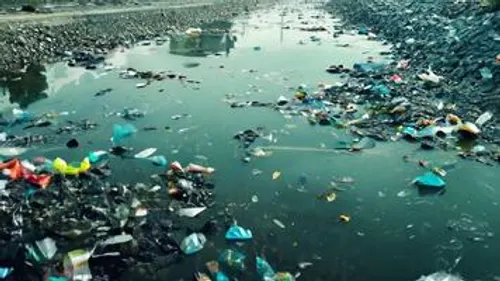
#> input picture Input/input10.webp, 500 x 281 px
$ python -i water_surface_engine.py   (imports and definitions only)
#> lines starting #> are read from the running program, lines starting #| are printed output that depends on the picture; after the words box and inside, x2 and y2 are one past the last pixel; in counts of white or black regions, pixels touching at a corner belong together
#> further down, picture is the input picture: shape (281, 500, 3); mean B, G, R 109.2, 116.2, 80.1
"""
Water Surface Aware & Class-Agnostic Floating Waste Detection Engine
--------------------------------------------------------------------
Provides water surface segmentation, environmental false-positive filtering,
class-agnostic floating waste detection, complete-object bounding box fusion,
confidence tiering, and multi-frame object tracking.
"""

import math
import time
import numpy as np
import cv2


class WaterSurfaceDetector:
    """
    Analyzes image color (HSV/Lab), texture gradients, and non-aquatic semantics
    (human faces, document/poster text, stone carvings) to segment the water body mask.
    """

    @staticmethod
    def detect_water_mask(img_bgr: np.ndarray) -> tuple[np.ndarray, dict]:
        """
        Generates a binary water mask (255 = water, 0 = non-water)
        and computes water surface coverage metrics.
        """
        h, w = img_bgr.shape[:2]
#> h = 281; w = 500
        total_pixels = float(h * w)
#> total_pixels = 140500

        # 1. Convert to HSV, Lab color spaces, and grayscale
        hsv = cv2.cvtColor(img_bgr, cv2.COLOR_BGR2HSV)
#> hsv: shape (281, 500, 3); mean H, S, V 83.5, 100.5, 117.5
        lab = cv2.cvtColor(img_bgr, cv2.COLOR_BGR2LAB)
#> lab: shape (281, 500, 3); mean of channels 0, 1, 2 115.6, 114.2, 127.8
        gray = cv2.cvtColor(img_bgr, cv2.COLOR_BGR2GRAY)

        # 2. Check for Non-Aquatic Semantic Features: Human Faces & Document/Poster Text
        has_human_face = False
        try:
            cascade_path = cv2.data.haarcascades + 'haarcascade_frontalface_default.xml'
            face_cascade = cv2.CascadeClassifier(cascade_path)
            gray_small = cv2.resize(gray, (0, 0), fx=0.5, fy=0.5) if (h > 400 or w > 400) else gray
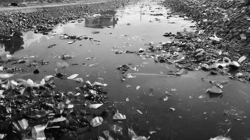
#> gray_small: shape (140, 250); min 4, max 252, mean 104.9
            faces = face_cascade.detectMultiScale(gray_small, scaleFactor=1.1, minNeighbors=3, minSize=(18, 18))
#> faces = ()
            if len(faces) > 0:
                has_human_face = True
        except Exception:
            pass

        # Document/Poster check: High concentration of text lines & white/cream paper background
        is_document_poster = False
        paper_bg = cv2.inRange(img_bgr, np.array([200, 200, 200]), np.array([255, 255, 255]))
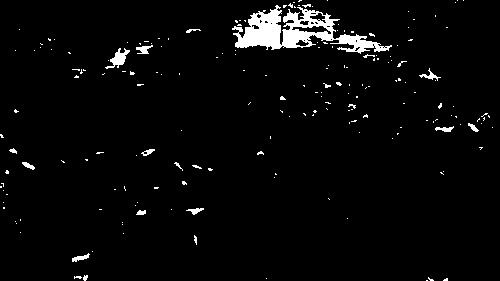
#> paper_bg: shape (281, 500); 3.3% white; 191 white regions (173 under 20 px), largest, box (x1, y1, x2, y2) and area: (232, 5, 392, 54) 3015, (105, 48, 130, 69) 206, (136, 45, 153, 54) 84
        paper_pct = (np.count_nonzero(paper_bg) / total_pixels) * 100.0
#> paper_pct = 3.31
        if paper_pct > 25.0:
            is_document_poster = True

        # 3. Water detection heuristics:
        # Aquatic water (blue, cyan, turquoise, aquamarine, green water)
        water_color1 = cv2.inRange(hsv, np.array([35, 20, 20]), np.array([135, 255, 250]))
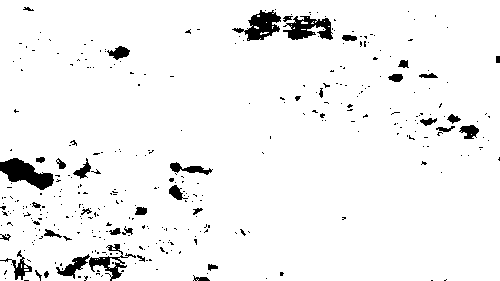
#> water_color1: shape (281, 500); 95.3% white; 361 black regions (323 under 20 px), largest, box (x1, y1, x2, y2) and area: (0, 158, 54, 190) 903, (232, 10, 281, 41) 712, (283, 16, 333, 40) 690

        # Count true aquatic hue pixels (blue/cyan/green/aquamarine)
        aquatic_hue_px = float(np.count_nonzero(water_color1))
#> aquatic_hue_px = 133942
        aquatic_hue_pct = (aquatic_hue_px / total_pixels) * 100.0
#> aquatic_hue_pct = 95.33

        # Muddy / Brownish river water (Hue 10 - 28)
        water_color2 = cv2.inRange(hsv, np.array([10, 45, 25]), np.array([28, 200, 210]))
#> water_color2: shape (281, 500); 0.26% white in thin lines or dots, all inside (x1, y1, x2, y2) = (0, 58, 500, 281)

        # Combine candidate water regions
        candidate_water = cv2.bitwise_or(water_color1, water_color2)
#> candidate_water: shape (281, 500); 95.6% white; 378 black regions (344 under 20 px), largest, box (x1, y1, x2, y2) and area: (0, 159, 53, 190) 798, (232, 10, 281, 41) 712, (283, 16, 333, 40) 690

        # 4. Lab Color Space Warm Earth Tone Filtering:
        # Human skin tones, brown studio backdrops, wooden chairs, tan clothing, and sandstone
        # possess strong reddish-yellowish chroma (a > 129 and b > 131 in OpenCV Lab scale).
        warm_earth_mask = cv2.inRange(lab, np.array([0, 129, 131]), np.array([255, 255, 255]))
#> warm_earth_mask: shape (281, 500); 0.7% white; 16 white regions (12 under 20 px), largest, box (x1, y1, x2, y2) and area: (0, 158, 53, 189) 741, (187, 167, 204, 172) 52, (171, 164, 180, 172) 45, (422, 120, 431, 125) 29
        candidate_water = cv2.bitwise_and(candidate_water, cv2.bitwise_not(warm_earth_mask))
#> candidate_water: shape (281, 500); 95.5% white; 367 black regions (331 under 20 px), largest, box (x1, y1, x2, y2) and area: (0, 158, 53, 190) 891, (232, 10, 281, 41) 712, (283, 16, 333, 40) 690

        # 4. Edge density analysis:
        # Water surface generally has low edge density compared to cluttered land/stone carvings/buildings/foliage/text.
        blur = cv2.GaussianBlur(gray, (5, 5), 0)
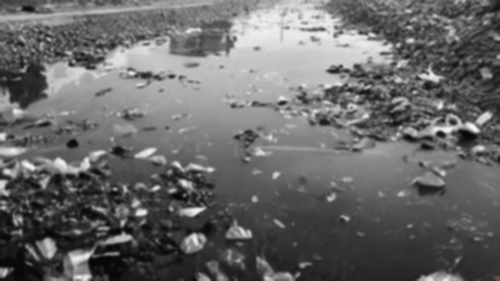
#> blur: shape (281, 500); min 5, max 246, mean 104.6
        edges = cv2.Canny(blur, 25, 80)
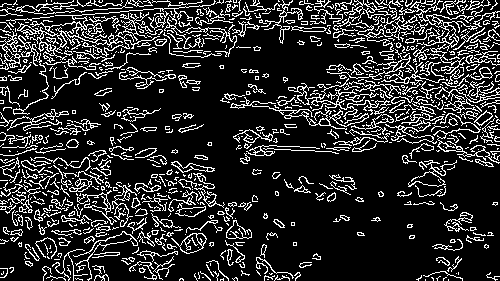
#> edges: shape (281, 500); 17.5% white in thin lines or dots

        # Dilate edges to identify high-texture non-water regions (carved stone reliefs, human hair, clothes, text)
        kernel = cv2.getStructuringElement(cv2.MORPH_RECT, (11, 11))
        high_texture = cv2.dilate(edges, kernel, iterations=2)
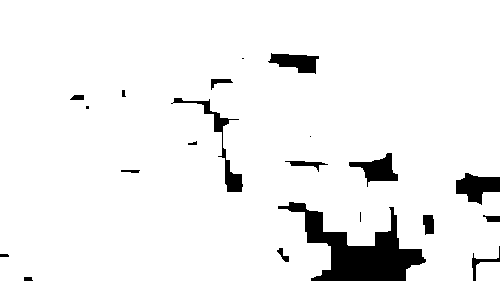
#> high_texture: shape (281, 500); 93.8% white; 21 black regions (4 under 20 px), largest, box (x1, y1, x2, y2) and area: (278, 202, 426, 281) 4561, (456, 173, 500, 205) 847, (171, 98, 243, 192) 826

        # Refine water mask: Keep candidate water that is not high-texture land/architecture
        water_mask = cv2.bitwise_and(candidate_water, cv2.bitwise_not(high_texture))

        # 5. Morphological clean-up
        close_kernel = cv2.getStructuringElement(cv2.MORPH_ELLIPSE, (19, 19))
        open_kernel = cv2.getStructuringElement(cv2.MORPH_ELLIPSE, (11, 11))

        water_mask = cv2.morphologyEx(water_mask, cv2.MORPH_CLOSE, close_kernel)
#> water_mask: shape (281, 500); 6.6% white; 20 white regions (3 under 20 px), largest, box (x1, y1, x2, y2) and area: (278, 202, 426, 281) 4786, (171, 98, 243, 192) 982, (456, 173, 500, 205) 895
        water_mask = cv2.morphologyEx(water_mask, cv2.MORPH_OPEN, open_kernel)
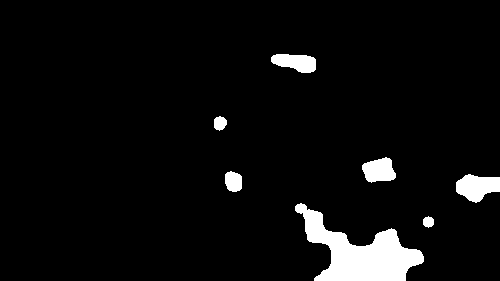
#> water_mask: shape (281, 500); 5.1% white; 7 white regions, largest, box (x1, y1, x2, y2) and area: (295, 203, 424, 281) 4479, (456, 174, 500, 203) 863, (362, 157, 396, 183) 636

        water_pixel_count = float(np.count_nonzero(water_mask))
#> water_pixel_count = 7141
        water_pct = round((water_pixel_count / total_pixels) * 100.0, 1)
#> water_pct = 5.1

        # Strict Non-Aquatic Validation Rule:
        # A valid water scene MUST have at least 1.5% true aquatic hue (blue/cyan/green water)
        # OR at least 12.0% water surface coverage without human faces or document paper backgrounds.
        # Human portraits, ID photos, posters, documents, and dry stone carvings possess 0% aquatic hue.
        if has_human_face or is_document_poster:
            has_water_surface = (aquatic_hue_pct >= 2.5)  # Require clear aquatic water if a person/text is present
        else:
            has_water_surface = (aquatic_hue_pct >= 1.2 or water_pct >= 10.0)
#> has_water_surface = True

        if not has_water_surface:
            water_mask = np.zeros((h, w), dtype=np.uint8)
            water_pct = 0.0
            water_pixel_count = 0.0

        metrics = {
            "water_area_px": int(water_pixel_count),
            "water_surface_pct": water_pct,
            "total_pixels": int(total_pixels),
            "has_water_surface": has_water_surface,
            "aquatic_hue_pct": round(aquatic_hue_pct, 1),
            "has_human_face": has_human_face,
            "is_document_poster": is_document_poster
        }
#> metrics = {'water_area_px': 7141, 'water_surface_pct': 5.1, 'total_pixels': 140500, 'has_water_surface': True, 'aquatic_hue_pct': 95.3, 'has_human_face': False, 'is_document_poster': False}

        return water_mask, metrics

    # [28 lines left out: function is_environmental_false_positive, not called in this run]


class FloatingWasteEngine:
    """
    Main detection logic engine for water-surface-aware, class-agnostic,
    and unknown floating waste detection.
    """

    # [219 lines left out: functions __init__, process_detections, not called in this run]


class FloatingWasteClusterer:
    """
    Performs spatial proximity clustering & connected region fusion on floating waste candidates.
    Groups touching / closely adjacent waste candidates into unified continuous floating waste regions
    (e.g., Large Accumulation Regions, Floating Clusters, or Single Objects) and extracts irregular outer contours.
    """

    # [113 lines left out: function cluster_and_segment, not called in this run]


class FloatingWasteTracker:
    """
    Simple Online Centroid & IOU Tracker for live video / camera streams.
    Assigns persistent tracking IDs e.g. "Floating Waste #001", "Floating Waste #002".
    """

    # [139 lines left out: functions __init__, update, get_metrics, not called in this run]

>>> import cv2
>>> picture = cv2.imread('Input/input10.webp')
>>> result = WaterSurfaceDetector().detect_water_mask(picture)

$ run again, on Input/input2.webp
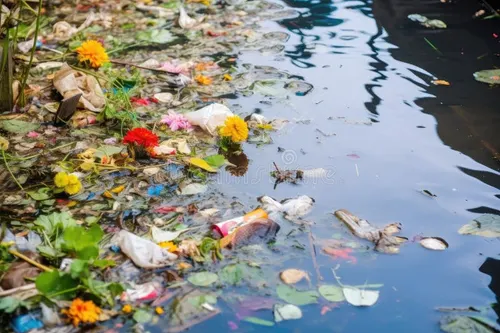
#> input picture Input/input2.webp, 500 x 333 px
#> picture is the input picture: shape (333, 500, 3); mean B, G, R 132.8, 138.3, 134.4
#> hsv: shape (333, 500, 3); mean H, S, V 70.4, 80.5, 157.1
#> lab: shape (333, 500, 3); mean of channels 0, 1, 2 144.6, 127.3, 130.8
#> faces = ()
#> in detect_water_mask, `paper_bg = cv2.inRange(img_bgr, np.array([200, 200, 200]), np.array([2..`:
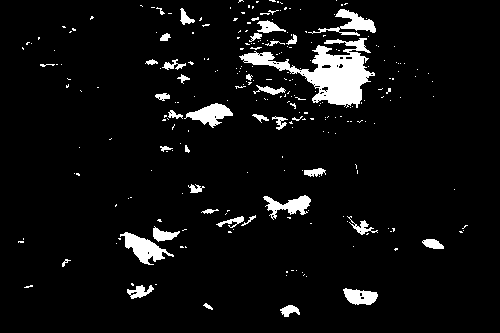
#> paper_bg: shape (333, 500); 5.8% white; 261 white regions (222 under 20 px), largest, box (x1, y1, x2, y2) and area: (239, 38, 375, 108) 3394, (120, 232, 174, 265) 736, (308, 9, 376, 36) 606
#> paper_pct = 5.85
#> water_color1: shape (333, 500); 55% white; 100 black regions (71 under 20 px), largest, box (x1, y1, x2, y2) and area: (0, 0, 312, 333) 66477, (432, 92, 500, 168) 2940, (334, 209, 406, 253) 1250
#> aquatic_hue_px = 91497
#> aquatic_hue_pct = 54.95
#> water_color2: shape (333, 500); 18.5% white; 203 white regions (160 under 20 px), largest, box (x1, y1, x2, y2) and area: (0, 0, 170, 239) 19063, (107, 52, 233, 193) 4530, (0, 249, 53, 300) 1281
#> warm_earth_mask: shape (333, 500); 19.6% white; 197 white regions (142 under 20 px), largest, box (x1, y1, x2, y2) and area: (0, 62, 113, 188) 6641, (99, 77, 269, 201) 5644, (38, 0, 167, 47) 2901
#> edges: shape (333, 500); 17.7% white in thin lines or dots
#> high_texture: shape (333, 500); 90.1% white; 13 black regions (2 under 20 px), largest, box (x1, y1, x2, y2) and area: (324, 66, 457, 226) 7589, (284, 244, 478, 333) 5601, (445, 64, 500, 141) 2016
#> in detect_water_mask, `water_mask = cv2.morphologyEx(water_mask, cv2.MORPH_OPEN, open_kernel)`:
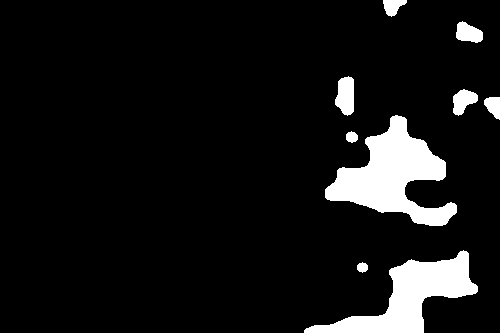
#> water_mask: shape (333, 500); 8.5% white; 9 white regions, largest, box (x1, y1, x2, y2) and area: (325, 115, 457, 226) 6738, (304, 250, 478, 333) 5285, (335, 76, 354, 116) 588
#> water_pixel_count = 14154
#> water_pct = 8.5
#> has_water_surface = True
#> metrics = {'water_area_px': 14154, 'water_surface_pct': 8.5, 'total_pixels': 166500, 'has_water_surface': True, 'aquatic_hue_pct': 55, 'has_human_face': False, 'is_document_poster': False}

$ run again, on Input/input6.webp
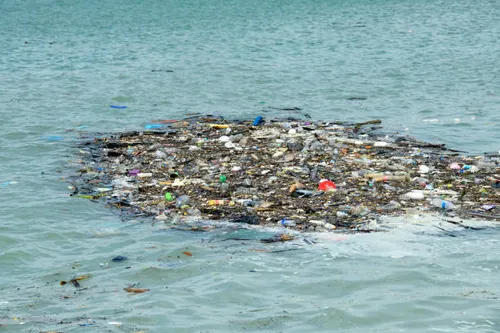
#> input picture Input/input6.webp, 500 x 333 px
#> picture is the input picture: shape (333, 500, 3); mean B, G, R 168, 166.7, 138.1
#> hsv: shape (333, 500, 3); mean H, S, V 82.8, 54.1, 171.3
#> lab: shape (333, 500, 3); mean of channels 0, 1, 2 168.7, 118.9, 124.2
#> faces = ()
#> in detect_water_mask, `paper_bg = cv2.inRange(img_bgr, np.array([200, 200, 200]), np.array([2..`:
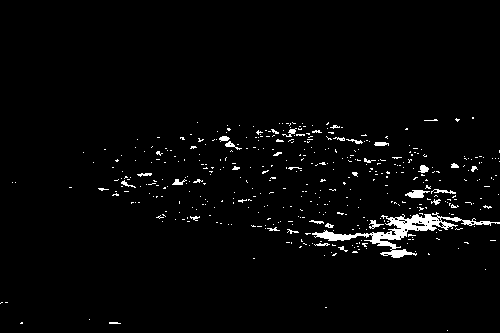
#> paper_bg: shape (333, 500); 2.5% white; 437 white regions (404 under 20 px), largest, box (x1, y1, x2, y2) and area: (312, 212, 500, 258) 1712, (405, 190, 430, 198) 123, (431, 189, 456, 194) 58
#> paper_pct = 2.47
#> water_color1: shape (333, 500); 81.9% white; 93 black regions (80 under 20 px), largest, box (x1, y1, x2, y2) and area: (94, 117, 500, 241) 29112, (152, 119, 190, 130) 165, (126, 287, 148, 294) 97
#> aquatic_hue_px = 136359
#> aquatic_hue_pct = 81.9
#> water_color2: shape (333, 500); 3.7% white in thin lines or dots, all inside (x1, y1, x2, y2) = (47, 118, 500, 333)
#> warm_earth_mask: shape (333, 500); 3.3% white; 312 white regions (251 under 20 px), largest, box (x1, y1, x2, y2) and area: (257, 181, 328, 225) 751, (339, 144, 366, 171) 261, (317, 175, 337, 193) 211
#> edges: shape (333, 500); 18.5% white in thin lines or dots
#> high_texture: shape (333, 500); 96.7% white; 19 black regions (6 under 20 px), largest, box (x1, y1, x2, y2) and area: (0, 0, 251, 39) 3984, (291, 323, 380, 333) 398, (175, 77, 222, 91) 280
#> in detect_water_mask, `water_mask = cv2.morphologyEx(water_mask, cv2.MORPH_OPEN, open_kernel)`:
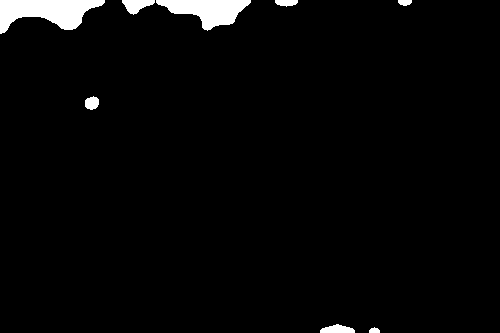
#> water_mask: shape (333, 500); 2.8% white; 8 white regions, largest, box (x1, y1, x2, y2) and area: (0, 0, 105, 34) 2110, (156, 0, 251, 31) 1587, (122, 0, 155, 15) 292
#> water_pixel_count = 4604
#> water_pct = 2.8
#> has_water_surface = True
#> metrics = {'water_area_px': 4604, 'water_surface_pct': 2.8, 'total_pixels': 166500, 'has_water_surface': True, 'aquatic_hue_pct': 81.9, 'has_human_face': False, 'is_document_poster': False}

$ run again, on Input/input7.webp
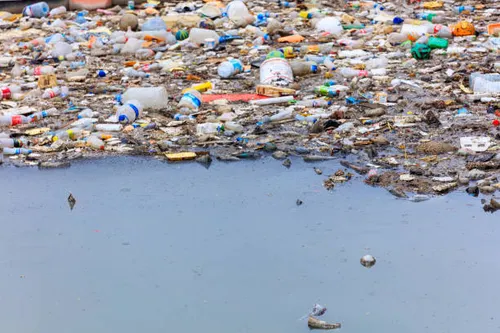
#> input picture Input/input7.webp, 500 x 333 px
#> picture is the input picture: shape (333, 500, 3); mean B, G, R 168.1, 157.2, 152.3
#> hsv: shape (333, 500, 3); mean H, S, V 84, 56, 179.2
#> lab: shape (333, 500, 3); mean of channels 0, 1, 2 164.8, 129.4, 122.2
#> faces = ()
#> paper_bg: shape (333, 500); 6.7% white; 659 white regions (548 under 20 px), largest, box (x1, y1, x2, y2) and area: (260, 58, 292, 84) 496, (339, 49, 401, 69) 461, (125, 87, 163, 107) 391
#> paper_pct = 6.72
#> water_color1: shape (333, 500); 56.5% white; 94 black regions (82 under 20 px), largest, box (x1, y1, x2, y2) and area: (0, 0, 500, 196) 71252, (324, 170, 354, 188) 245, (308, 315, 340, 330) 204
#> aquatic_hue_px = 94117
#> aquatic_hue_pct = 56.53
#> water_color2: shape (333, 500); 9.2% white; 644 white regions (498 under 20 px), largest, box (x1, y1, x2, y2) and area: (142, 108, 227, 161) 1039, (414, 140, 456, 164) 468, (60, 61, 104, 99) 454
#> warm_earth_mask: shape (333, 500); 24.1% white; 184 white regions (138 under 20 px), largest, box (x1, y1, x2, y2) and area: (0, 0, 408, 162) 23219, (303, 47, 500, 150) 5816, (46, 0, 202, 35) 2860
#> edges: shape (333, 500); 15.2% white in thin lines or dots
#> high_texture: shape (333, 500); 59.2% white; 1 black region, box (x1, y1, x2, y2) and area: (0, 167, 500, 333) 67959
#> in detect_water_mask, `water_mask = cv2.morphologyEx(water_mask, cv2.MORPH_OPEN, open_kernel)`:
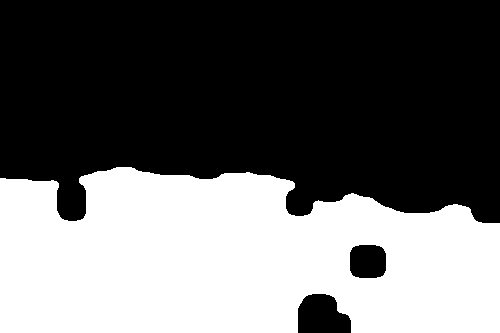
#> water_mask: shape (333, 500); 40.8% white; 1 white region, box (x1, y1, x2, y2) and area: (0, 167, 500, 333) 67996
#> water_pixel_count = 67996
#> water_pct = 40.8
#> has_water_surface = True
#> metrics = {'water_area_px': 67996, 'water_surface_pct': 40.8, 'total_pixels': 166500, 'has_water_surface': True, 'aquatic_hue_pct': 56.5, 'has_human_face': False, 'is_document_poster': False}
